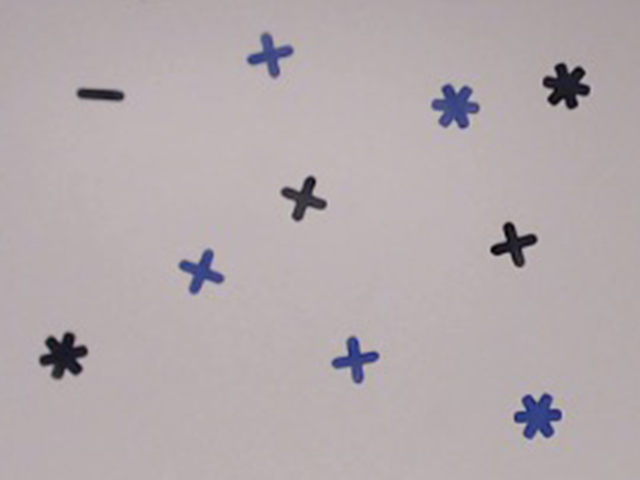
#> input picture data/lab-01-data/arena-shapes-01.png, 640 x 480 px; its folder holds only this picture in this run
$ jupyter execute --allow-errors lab_01_segmentation.ipynb   (shell and % lines are left out)
#> lines starting #> are read from the running program, lines starting #| are printed output that depends on the picture; after the words box and inside, x2 and y2 are one past the last pixel; in counts of white or black regions, pixels touching at a corner belong together
# [IAPR][iapr]: Lab 1 ‒  Image segmentation

**Group ID:** 37

**Author 1 (sciper):** Michael Biselx    (283812)
**Author 2 (sciper):** Bastien Darbellay (288406)
**Author 3 (sciper):** Maria   Guerraoui (274578)

**Release date:** 11.03.2022
**Due date:** 25.03.2022 (11:59 pm)

## Important notes

The lab assignments are designed to teach practical implementation of the topics presented during class well as
preparation for the final project, which is a practical project which ties together the topics of the course.

As such, in the lab assignments/final project, unless otherwise specified, you may, if you choose, use external
functions from image processing/ML libraries like opencv and sklearn as long as there is sufficient explanation
in the lab report. For example, you do not need to implement your own edge detector, etc.

**! Before handling back the notebook <font color='red'> rerun </font>the notebook from scratch !**
`Kernel` > `Restart & Run All`

We will not rerun the notebook for you.

[iapr]: https://github.com/LTS5/iapr

---
## 0. Extract relevant data
We first need to extract the `lab-01-data.tar.gz` archive.
To this end, we use the [tarfile] module from the Python standard library.

[tarfile]: https://docs.python.org/3.6/library/tarfile.html

[cell 1]
import tarfile
import os

data_base_path = os.path.join(os.pardir, 'data')
data_folder = 'lab-01-data'
tar_path = os.path.join(data_base_path, data_folder + '.tar.gz')

#> (the rest of this cell did not finish here and is left out)

---
## Part 1: Brain segmentation

Your goal: compute the size of the brain (without the skull) in pixels in a 2D image of a human head taken by
Magnetic Resonance Imaging (MRI) using:
* Region growing (5 pts)
* Contour detection (5 pts)
* An additional method of your choice (5 pts)

Each section should display the resulting segmentation as well as the size in pixel of the detected region. Comment
each method limitations and/or advantages.

### 1.1 Brain image visualization

[cell 2]
import skimage.io
import matplotlib.pyplot as plt

# Load image
data_path = os.path.join(data_base_path, data_folder)
#> (the rest of this cell did not finish here and is left out)

### 1.2 Region growing (5pts)

[cell 3]
import numpy as np
import skimage.segmentation

# use the existing image segmentation algorithm in skimage
#  this tool extracts all contiguous pixels whose value is
#  within a certain tolerance of the seed pixel
seed_point = (150, 150)# seed in the area of interest (here, the brain)
#> seed_point = (150, 150)
#> (the rest of this cell did not finish here and is left out)

We can see the see the brain extracted from the skull on the right image.
We could remove the black little holes by applying the close operations on our image as follow:

[cell 4]
# import skimage.morphology
# mask = skimage.morphology.closing(mask, skimage.morphology.disk(1))

### 1.3 Contour detection (5pts)

[cell 5]
# Add your implementation and discussion
import skimage.measure
import skimage.filters

# use of the existing sobel filter to detect the edges and get the edges map
#> (the rest of this cell did not finish here and is left out)

We can see the edges detected by the sobel filter on the middle image and the brain extracted on the right image.
Again, we could remove the black little holes by applying the close operations on our image as follow:

[cell 6]
#import skimage.morphology
#mask = skimage.morphology.closing(mask, skimage.morphology.disk(1))

### 1.4 Additional method (5pts)

[cell 7]
import skimage.morphology
# Add your implementation and discussion

footprint = skimage.morphology.disk(7) # we're working with rounded shapes - use the disk


# use black tophat morphology to separate the lighter brain from the surrounding darker dura mater
#  the tophat filter finds darker areas
#> (the rest of this cell did not finish here and is left out)

By using the the tophat operation with the round structural element, we obtain the darker element from our image, allowing us to isolate the brain from the skull. This time, we don't need to use the closing method as it is in the tophat process, we can see almost no black holes in the right image.

---
## Part 2: Shape/color segmentation

You will find hereafter three pictures taken under three different illuminations, containing some shapes with different
colors. We ask you to create a routine to:

1. Count the number of shapes of each color (only color not distinction between shapes) (5pts).
2. Compute the total area (in pixels) of each color (5pts).

Please note that one specific challenge is to be robust to illumination changes. Therefore some kind of intensity
normalization should probably be used.

hint: RGB color space might not be optimal. Consider using HSV or LAB color space.

### 2.1 Visualization

[cell 8]
# Load images
im_names = ['arena-shapes-01', 'arena-shapes-02', 'arena-shapes-03']
filenames = [os.path.join(data_path, name) + '.png' for name in im_names]
ic = skimage.io.imread_collection(filenames)
#> ic = 1 item
images = skimage.io.concatenate_images(ic)
print('Number of images: ', images.shape[0])
#| Number of images:  1
print('Image size: {}, {} '.format(images.shape[1], images.shape[2]))
#| Image size: 480, 640
print('Number of color channels: ', images.shape[-1])
#| Number of color channels:  3

[cell 9]
# Plot images
fig, axes = plt.subplots(1, 3, figsize=(18, 6))
for ax, im, nm in zip(axes.ravel(), images, im_names):
    ax.imshow(im)
    ax.axis('off')
    ax.set_title(nm)
#> this loop made 1 pass
#> nm on pass 1: 'arena-shapes-01'
plt.show()

We can clearly observe the illumination differences between the 3 images.

### 2.2 Number of shapes of each color (5 pts)

[cell 10]
import skimage.filters
import skimage.color
# Add your implementation and discussion

def equalize_img(img) : # function that will equalize/normalize the illumination of an image 'img'
    img_cp = img.copy()
    mask = np.full(img.shape[0:2], False)
    for c in range(0,3) :     # find the background (assumption: the background is uniform, bright and makes up a large portion of the image)
        thresh = skimage.filters.threshold_otsu(img[:,:,c])
        mask = np.logical_or(mask, np.logical_and(img[:,:,c] > 0, img[:,:,c] < thresh))

    for c in range(0,3) :     # use histogram manipulations to make the images a little more similar
        plow, phigh = np.percentile(img[mask,c], (2, 99))
        img_cp[mask,c] = skimage.exposure.rescale_intensity(img[mask,c], (plow, phigh))

    img_cp[np.logical_not(mask)] = 255;     # make the background a uniform white

    return img_cp, mask

def find_obj(img) :
    # detect gradient
    edges_sobl = skimage.filters.sobel(img);            # sobel also calculates the color gradient
    edges_gray = skimage.color.rgb2gray(edges_sobl)     # so, for the black/gray objects, there is no color gradient and they show up as outlines
    thresh = skimage.filters.threshold_otsu(edges_gray) # however, the blue objects have a color gradient -> they show up as full forms
    edges_bin  = (edges_gray > thresh).astype(int)      # binarize for simplicity

    # count black obj
    centr_blck = []
    edges_blck = skimage.morphology.white_tophat(edges_bin, skimage.morphology.disk(3)) # since black objects are thin bright lines, they are perfect for detection via white_top hat
    edges_blck = skimage.morphology.area_opening(edges_blck, area_threshold=200)        # small spots need to be cleaned up
    props_blck = skimage.measure.regionprops(skimage.measure.label(edges_blck, background=0)) # use skimage magic to label all contiguous regions in the image, and then to extract the properties of these regions
    for lbl in props_blck : centr_blck.append(lbl["centroid"])                          # get the centroids of each region (this is important for later)

    #count blue objects
    centr_blue = []
    objct_blue = edges_bin - edges_blck;                # when the black objects are removed, only the blue remain
    objct_blue = skimage.morphology.area_opening(objct_blue, area_threshold=200)        # repeat the same procedure as above
    props_blue = skimage.measure.regionprops(skimage.measure.label(objct_blue, background=0))
    for lbl in props_blue :  centr_blue.append(lbl["centroid"])
    edges_blue = skimage.filters.sobel(objct_blue);     # for aesthetics, get the edges of the objects rather than objects
    edges_blue = (edges_blue > .2*edges_blue.max()).astype(int)

    return edges_blue, centr_blue, edges_blck, centr_blck

We didn't use any RGB to other color space transformation, as it did not seem necessary for the examples given. However - if this implementation needed to be generalized to more colors, an HSV transform might be useful to separate background from foreground, using the V channel.

[cell 11]
fig, axes = plt.subplots(3, 3, figsize=(12, 12))
for im, nm, i in zip(images, im_names, range(0,len(im_names))):
    img_eq,_ = equalize_img(im)
    edges_blue, centr_blue, edges_blck, centr_blck = find_obj(img_eq)

    axes[0,i].imshow(img_eq)                  # show equalized img
    axes[0,i].set_title(nm)

    axes[1,i].imshow(edges_blue, cmap='gray') # show blue shapes
    for p in centr_blue : axes[1,i].plot(p[1], p[0], 'rx')
    axes[1,i].set_title("{} blue objects detected".format(len(centr_blue)))

    axes[2,i].imshow(edges_blck, cmap='gray') # show black shapes
    for p in centr_blck : axes[2,i].plot(p[1], p[0], 'rx')
    axes[2,i].set_title("{} black objects detected".format(len(centr_blck)))
#> this loop made 1 pass
#> (nm, i, thresh in find_obj) on pass 1: ('arena-shapes-01', 0, 0.115)
#> pass 1, `img_eq,_ = equalize_img(im)`:
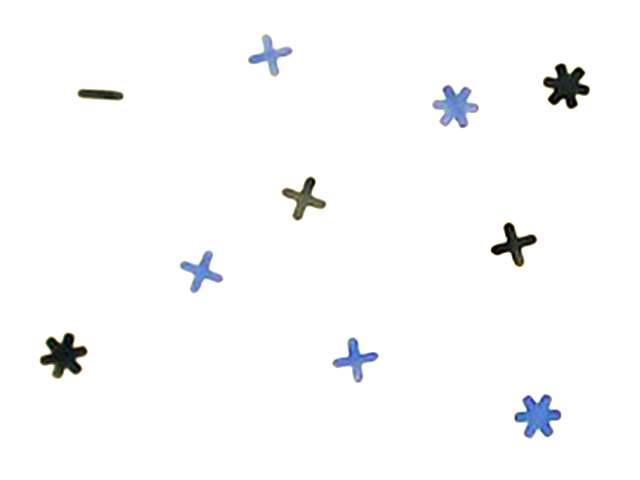
#> img_eq: shape (480, 640, 3); mean R, G, B 249.9, 250.3, 250.8
#> pass 1, in find_obj, `edges_sobl = skimage.filters.sobel(img);`:
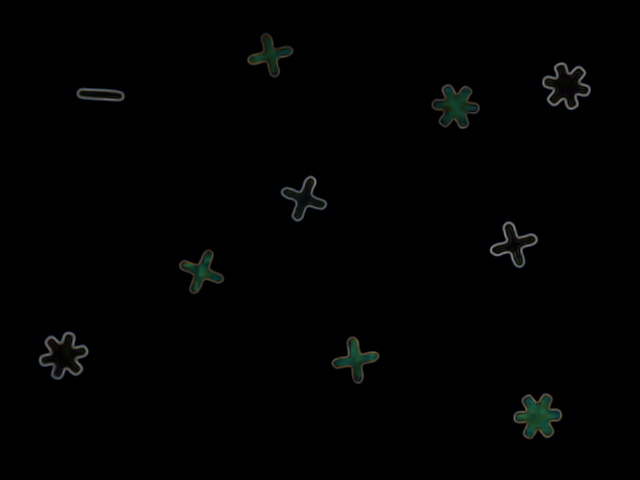
#> edges_sobl: shape (480, 640, 3) float64; mean R, G, B 0.00549, 0.00699, 0.00603
#> pass 1, in find_obj, `edges_bin  = (edges_gray > thresh).astype(int)`:
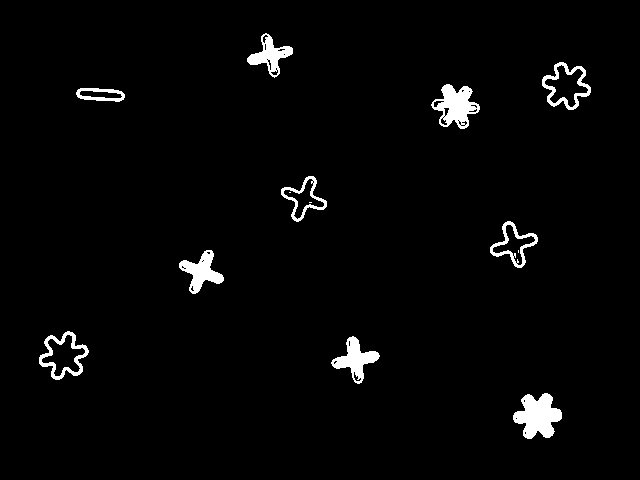
#> edges_bin: shape (480, 640) int64; values 0 (black) and 1 (white), 2.6% white; 13 white regions (3 under 20 px), largest, box (x1, y1, x2, y2) and area: (513, 393, 562, 439) 1408, (431, 84, 480, 129) 1172, (331, 336, 380, 384) 908


for ax in axes.ravel(): ax.axis('off')
plt.show()
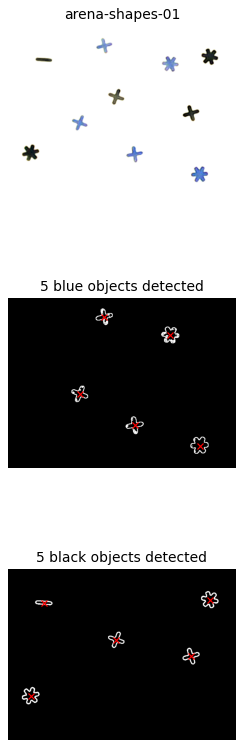
#> figure drawn by matplotlib, 3 panels

### 2.3 Total area (in pixels) of each color (5 pts)

[cell 12]
# Add your implementation and discussion

def multiflood(mask, points, tolerance=0) :
    # apply skimage.segmentation.flood() at multiple seed points
    mask_c = np.full(mask.shape, 0)
    for point in points :
        mask_c = mask_c + skimage.segmentation.flood(mask.astype(int), (int(point[0]), int(point[1])), tolerance=tolerance)
    return mask_c


# count the pixels, using the previously defined functions
fig, axes = plt.subplots(2, 3, figsize=(18, 6))
for im, nm, i in zip(images, im_names, range(0,len(im_names))):
    img_eq, mask = equalize_img(im)
    edges_blue, centr_blue, edges_blck, centr_blck = find_obj(img_eq)
    blue_pxls = multiflood(mask, centr_blue) # flood the image at the centers of the blue objects
    blck_pxls = multiflood(mask, centr_blck) # idem for the black objects

    axes[0,i].imshow(blue_pxls)
    axes[0,i].set_title(str(nm) + ": {} blue pixels".format(np.sum(blue_pxls)))

    axes[1,i].imshow(blck_pxls)
    axes[1,i].set_title(str(nm) + ": {} black pixels".format(np.sum(blck_pxls)))
#> this loop made 1 pass
#> pass 1, `img_eq, mask = equalize_img(im)`:
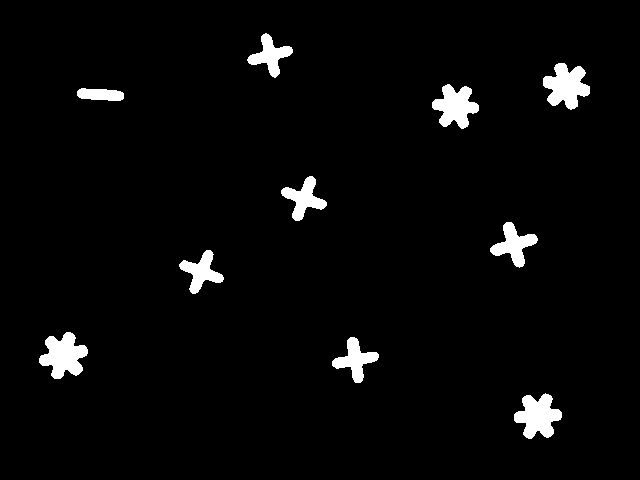
#> mask: shape (480, 640) bool; 3.3% white; 10 white regions, largest, box (x1, y1, x2, y2) and area: (39, 332, 88, 379) 1381, (543, 63, 590, 110) 1358, (514, 393, 562, 439) 1339
#> pass 1, in find_obj (call 2), `edges_blck = skimage.morphology.white_tophat(edges_bin, skimage.morpho..`:
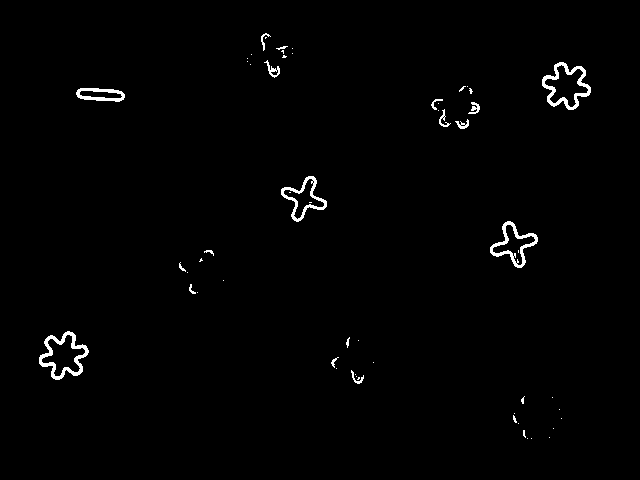
#> edges_blck: shape (480, 640) int64; values 0 (black) and 1 (white), 1.1% white; 57 white regions (39 under 20 px), largest, box (x1, y1, x2, y2) and area: (39, 331, 89, 380) 678, (542, 62, 591, 110) 655, (490, 221, 538, 268) 543
#> pass 1, in find_obj (call 2), `edges_blck = skimage.morphology.area_opening(edges_blck, area_threshol..`:
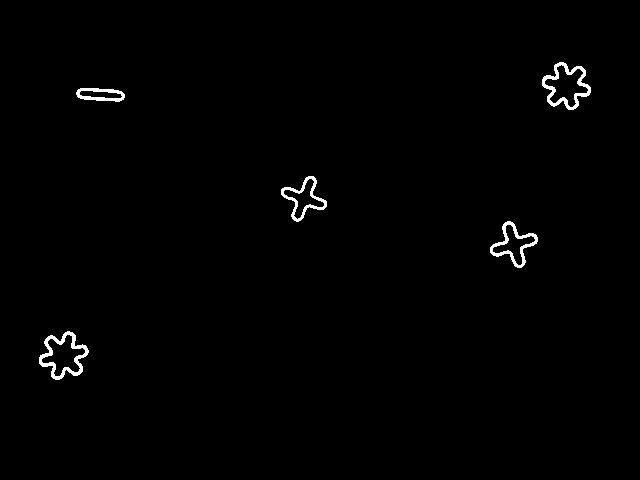
#> edges_blck: shape (480, 640) int64; values 0 (black) and 1 (white), 0.87% white; 5 white regions, box (x1, y1, x2, y2) and area: (39, 331, 89, 380) 678, (542, 62, 591, 110) 655, (490, 221, 538, 268) 529, (281, 176, 327, 222) 480, (76, 88, 125, 102) 340
#> pass 1, in find_obj (call 2), `objct_blue = edges_bin - edges_blck;`:
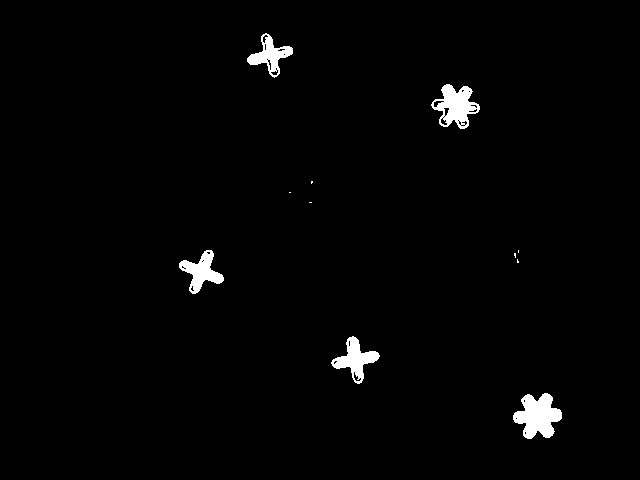
#> objct_blue: shape (480, 640) int64; values 0 (black) and 1 (white), 1.7% white; 11 white regions (6 under 20 px), largest, box (x1, y1, x2, y2) and area: (513, 393, 562, 439) 1408, (431, 84, 480, 129) 1172, (331, 336, 380, 384) 908, (179, 250, 224, 294) 865, (247, 33, 293, 78) 773

for ax in axes.ravel(): ax.axis('off')
plt.show()
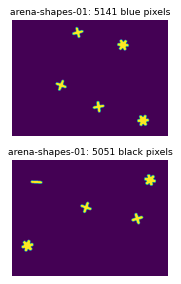
#> figure drawn by matplotlib, 2 panels

$ run again, on data/lab-01-data/arena-shapes-02.png
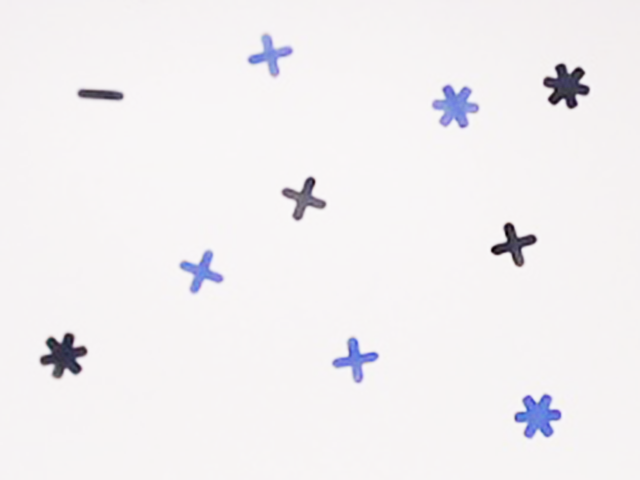
#> input picture data/lab-01-data/arena-shapes-02.png, 640 x 480 px
#> seed_point = (150, 150)
#> ic = 1 item
#| Number of images:  1
#| Image size: 480, 640
#| Number of color channels:  3
#> the loop `for ax, im, nm in zip(axes.ravel(), images, im_names):` made 1 pass
#> nm on pass 1: 'arena-shapes-01'
#> the loop `for im, nm, i in zip(images, im_names, range(0,len(im_names))):` made 1 pass
#> (nm, i, thresh in find_obj) on pass 1: ('arena-shapes-01', 0, 0.116)
#> pass 1, in find_obj, `edges_bin  = (edges_gray > thresh).astype(int)`:
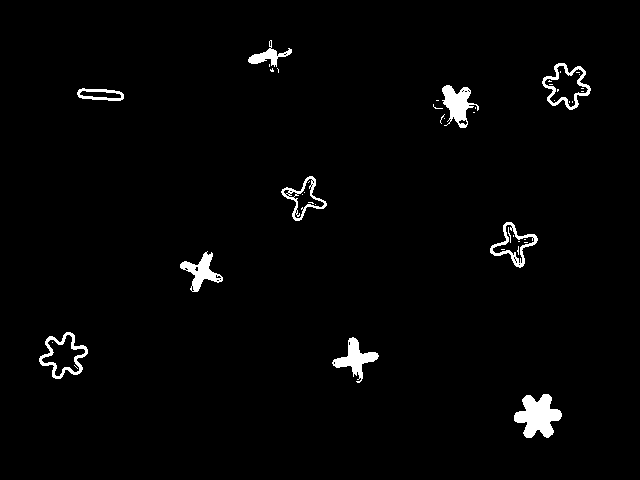
#> edges_bin: shape (480, 640) int64; values 0 (black) and 1 (white), 2.1% white; 44 white regions (34 under 20 px), largest, box (x1, y1, x2, y2) and area: (514, 394, 562, 438) 1281, (442, 85, 479, 128) 787, (332, 337, 379, 383) 749
#> `plt.show()`:
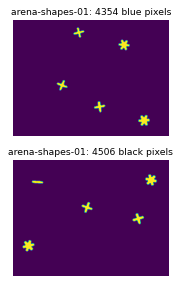
#> figure drawn by matplotlib, 2 panels
